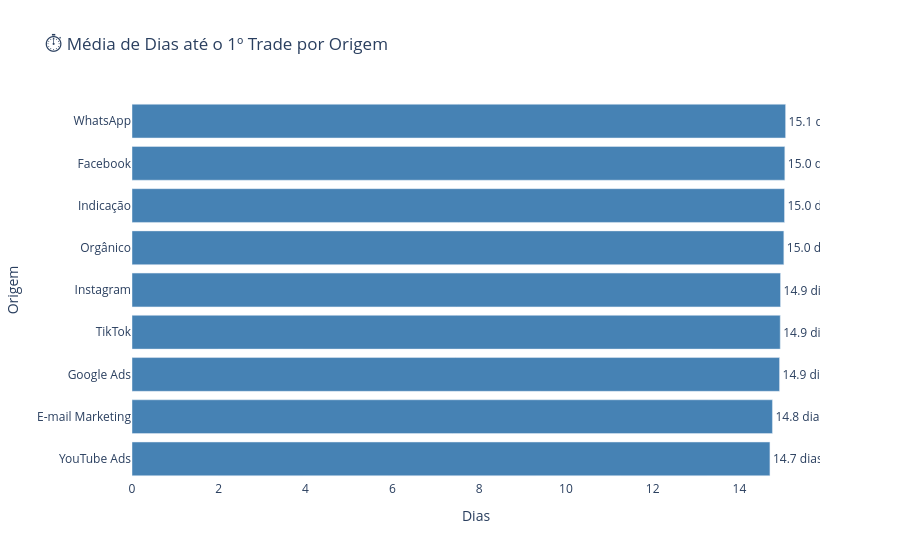

Notebook cell for this chart:
### Markdown cell above
## ⏱️ Tempo Médio até o 1º Trade por Origem

### Code cell
# Calcula média de dias até o 1º trade por origem
media_dias_trade = (
    df[df['dias_ate_1o_trade'].notnull()]
    .groupby('origem')['dias_ate_1o_trade']
    .mean()
    .sort_values()
    .reset_index()
)

# Gráfico com Plotly


fig_dias = px.bar(
    media_dias_trade,
    x='dias_ate_1o_trade',
    y='origem',
    orientation='h',
    text='dias_ate_1o_trade',
    title='⏱️ Média de Dias até o 1º Trade por Origem',
    labels={'dias_ate_1o_trade': 'Dias até o 1º Trade', 'origem': 'Origem'}
)

fig_dias.update_traces(
    marker_color='steelblue',
    texttemplate='%{text:.1f} dias',
    textposition='outside'
)
fig_dias.update_layout(
    xaxis_title='Dias',
    yaxis_title='Origem',
    plot_bgcolor='rgba(0,0,0,0)',
    paper_bgcolor='white'
)

fig_dias.show()

### Figure 1 — Plotly figure (JSON) as saved in the notebook; plotly's stock layout.template omitted (floating-point values rounded to 4 significant figures)
{"data": [{"hovertemplate": "Dias até o 1º Trade=%{text}<br>Origem=%{y}<extra></extra>", "legendgroup": "", "marker": {"color": "steelblue", "pattern": {"shape": ""}}, "name": "", "orientation": "h", "showlegend": false, "text": [14.7, 14.76, 14.92, 14.94, 14.95, 15.02, 15.04, 15.05, 15.06], "textposition": "outside", "texttemplate": "%{text:.1f} dias", "type": "bar", "x": [14.7, 14.76, 14.92, 14.94, 14.95, 15.02, 15.04, 15.05, 15.06], "xaxis": "x", "y": ["YouTube Ads", "E-mail Marketing", "Google Ads", "TikTok", "Instagram", "Orgânico", "Indicação", "Facebook", "WhatsApp"], "yaxis": "y"}], "layout": {"barmode": "relative", "legend": {"tracegroupgap": 0}, "paper_bgcolor": "white", "plot_bgcolor": "rgba(0,0,0,0)", "title": {"text": "⏱️ Média de Dias até o 1º Trade por Origem"}, "xaxis": {"anchor": "y", "domain": [0, 1], "title": {"text": "Dias"}}, "yaxis": {"anchor": "x", "domain": [0, 1], "title": {"text": "Origem"}}}}
